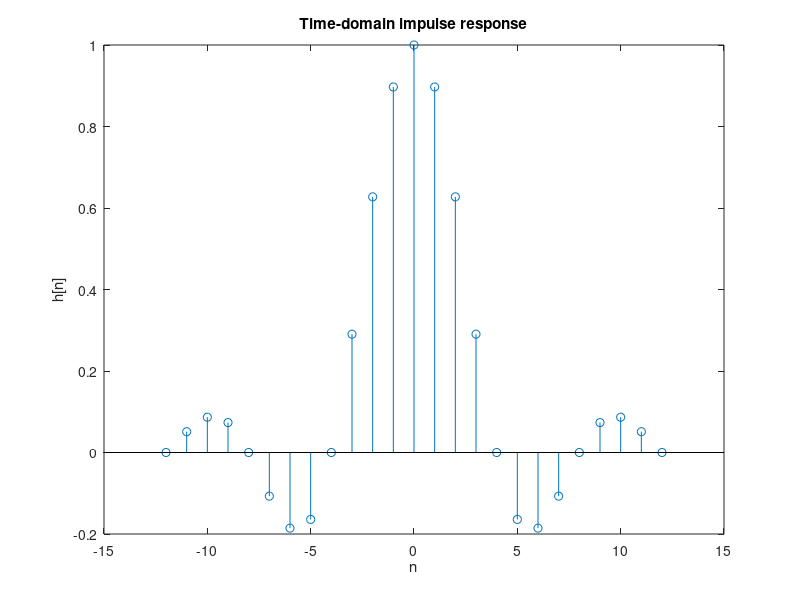

Recreate this plot in MATLAB. (Note: this script raises an error after producing the figure.)
clear; clc;
%%  Q1
% Paramater
T = 1;
Ts = T/4;
beta = 0.25;
h_n = zeros( 1, 25 );
% Impulse response
for n = 1:length(h_n)
    t = ((n-13)*Ts);
    if t == T/(2*beta) || t == -T/(2*beta)
        h_n(n) = pi/(4*T) * sinc(1/(2*beta));
    else
        h_n(n) = (1/T) * sinc(t/T)*cos((pi*beta*t/T))/(1-(2*beta*t/T)^2);
    end
end
figure(1)
x_axis = -12:1:12;
stem( x_axis, h_n )   % time-domain
title('Time-domain impulse response')
xlabel('n'), ylabel('h[n]')
% Draw the magnitude and phase response of the frequency-domain
fvtool(h_n);
close all;

%% Q2
% Time-domain
n=0:100;
x_n = 1/2 * (sin(2.*pi.*n./32) + sin(2.*pi.*n./4) + cos(2.*pi.*n./16));
% Frequency-domain
X = fft(x_n);
X_sh = fftshift(X);
% Magnitude
X_amp = 20*log10(abs(X_sh));

% Initialization
REGISLEN = length(h_n) - 1;
register = zeros( 1, REGISLEN );
x_pd = zeros( 1, length(x_n)+REGISLEN );
y = zeros( 1, length(x_pd) );

x_pd( 1, 1:length(x_n) ) = x_n;
% Time-domain output(direct form)
for i = 1 : length(x_pd)
   y(i) = x_pd( i )*h_n(1) + sum(register(1:24).*h_n( 2:25 ));
   register( 2:24 ) = register( 1:23 ); 
   register( 1 ) = x_pd( i );
end

% Frequency-domain output
Y = fft(y);
Y_sh = fftshift(Y);
% Magnitude
Y_amp = 20*log10(abs(Y_sh));

% Draw the input signal in time-domain
figure(4)
stem(x_n)
title('Signal input in time-domain')
xlabel('n'), ylabel('x[n]')
% Draw the magnitude and phase response of frequency-domaun
fvtool(x_n); % Input signal
fvtool(y);   % Output signal
% Draw the output signal in time-domain
figure(6)
stem(y)
title('Signal output in time-domain')
xlabel('n'), ylabel('y[n]')
close all;

%% Q3 %%%%%%%%%%%%%%
%% function
% quantization
quantizer = @(word_len, int_part, x)  floor(x * 2^(word_len-int_part)) / 2^(word_len-int_part);

% Initialization
register = zeros(1,REGISLEN);
x_pd = zeros( 1, length(x_n)+REGISLEN );
y_n = zeros( 1, length(x_pd) );

% Direct form
directForm = @(x, h_n, register, word_len, int_part)  quantizer(word_len, int_part, x*h_n(1)) + sum( quantizer( word_len, int_part, register.*h_n( 2:25 )) );
x_pd( 1, 1:length(x_n) ) = x_n;
for i = 1: 125
    x_input =  x_pd(i);
    % get y
    y_n(i) = directForm( x_input, h_n, register, 32, 8);

    % update shift register
    register( 2:24 ) = register( 1:23 );
    register( 1 ) = x_input;
end
%%
% Initialization
WLMAX = 25;
WLINT = 2;
REGISLEN = length(h_n) - 1;
wl_arr = WLINT : WLMAX;
x_pd = [ x_n zeros(1, REGISLEN)];
%% Q3-a
register = zeros(1,REGISLEN);
y_n = zeros(1 , length(x_pd));   % initial y[n]
trunction_err = zeros(1 , WLMAX-WLINT+1);   % initial trunction error array

Q3_x = [];

% Input signal trunction error test
for j = wl_arr
    for i = 1:length(x_pd)
        x_input = quantizer( j, WLINT, x_pd(i));
        Q3_x = [Q3_x x_input];
        % get y
        y_n(i) = directForm( x_input, h_n, register, 32, 8);

        % update shift register
        register( 2:24 ) = register( 1:23 );
        register( 1 ) = x_input;
    end
    trunction_err( j-1 ) = sum(abs(y - y_n)) / length(y);
end
figure(8)
title('Output error versus input word-length')
xlabel('Input word-length')
ylabel('Output error')
plot( wl_arr, log2(trunction_err), 'b-' )
hold on
plot( wl_arr, -12, 'ro' )
hold off
close all;
%% Q3-b
register = zeros(1,REGISLEN);
y_n = zeros(1 , length(x_pd));   % initial y[n]
trunction_err = zeros(1 , WLMAX-WLINT+1);   % initial trunction error array
% Coefficient of FIR trunction error test

register = zeros(1,REGISLEN);
y_n = zeros(1 , length(x_pd));   % initial y[n]
trunction_err = zeros(1 , WLMAX-WLINT+1);   % initial trunction error array

for j = wl_arr
    h_n_q = quantizer(j, WLINT, h_n); 
    for i = 1:length(x_pd)
        x_input = quantizer( 17, WLINT, x_pd(i) );
        
        % get y
        y_n(i) = directForm( x_input, h_n_q, register, 32, 8 );

        % update shift register
        register( 2:24 ) = register( 1:23 );
        register( 1 ) = x_input;
    end
    trunction_err( j-1 ) = sum(abs(y - y_n)) / length(y);
end
figure(9)
title('Output error versus coefficient word-length')
xlabel('Coefficient word-length')
ylabel('Output error')
hold on
plot( wl_arr, log2(trunction_err), 'b-')
plot( wl_arr, -12, 'ro')
hold off
close all;


%% Q3-c
% Multiplication trunction error test
h_n_q = quantizer(17, WLINT, h_n);
for j = wl_arr
    for i = 1:length(x_pd)
        x_input = quantizer( 17, WLINT, x_pd(i) );
        
        % get y
        y_n(i) = directForm( x_input, h_n_q, register, j, WLINT );

        % update shift register
        register( 2:24 ) = register( 1:23 );
        register( 1 ) = x_input;
    end
    trunction_err( j-1 ) = sum(abs(y - y_n)) / length(y);
end
figure(10)
title('Output error versus word-length afrer multiplication')
xlabel('Word-length after multiplication')
ylabel('Output error')
hold on
plot(wl_arr, log2(trunction_err), 'b-')
plot(wl_arr, -12, 'ro')
hold off
fvtool(h_n_q)
close all;
%% Q3-d
% Addition trunction error test
h_n_q = quantizer(17, WLINT, h_n);

for j = wl_arr
    for i = 1:length(x_pd)
        x_input = quantizer( 17, WLINT, x_pd(i) );
        
        % get y
        s = quantizer(20, WLINT, x_input * h_n_q(1));
        for k = 2:REGISLEN
            s = quantizer(j, WLINT, s + quantizer(20, WLINT, register(k-1)*h_n_q(k)));
        end
        y_n(i) = s;
        
        % update shift register
        register( 2:24 ) = register( 1:23 );
        register( 1 ) = x_input;
    end
    trunction_err( j-1 ) = sum(abs(y - y_n)) / length(y);
end
figure(11)
title('Output error versus word-length afrer addition')
xlabel('Word-length after addition')
ylabel('Output error')
hold on
plot(wl_arr, log2(trunction_err), 'b-')
plot(wl_arr, -12, 'ro')
hold off
close all;

%% Q4 %%%%%%%%%%%%%%
% quantization function
quantizer = @(word_len, int_part, x)  floor(x * 2^(word_len - int_part)) / 2^(word_len - int_part);

% Initialization
register = zeros(1,REGISLEN);
y_trans = zeros(1 , length(x_pd));   % initial y[n]

% Transposed form
for i = 1:length(x_pd)
    x_input = x_pd(i);
    
    % get y
    y_trans(i) = register(end) + x_input*h_n(1);    
    if i ~= length(x_pd)
        for k = 1:REGISLEN-1
            register(REGISLEN-k+1) = register(REGISLEN-k) + x_input*h_n(k + 1);
        end
        register(1) = x_input*h_n(end);
    end    
end
close all;
%% Q4-a
% Initialization
register = zeros(1,REGISLEN);
y_n = zeros(1 , length(x_pd));   % initial y[n]
trunction_err = zeros(1 , WLMAX-WLINT+1);   % initial trunction error array

% Input signal trunction error test
for j = wl_arr
    for i = 1:length(x_pd)
        x_input = quantizer(j, WLINT, x_pd(i));

        % get y
        y_n(i) = register(end) + x_input*h_n(1);    
        if i ~= length(x_pd)
            for k = 1:REGISLEN-1
                register(REGISLEN-k+1) = register(REGISLEN-k) + x_input*h_n(k + 1);
            end
            register(1) = x_input*h_n(end);
        end    
    end 
    trunction_err( j-1 ) = sum(abs(y_trans - y_n)) / length(y_trans);
end
figure(12)
title('Output error versus input word-length')
xlabel('Input word-length')
ylabel('Output error')
hold on
plot( wl_arr, log2(trunction_err), 'b-' )
plot( wl_arr, -14, 'ro' )
hold off
close all;


%% Q4-b
% Initialization
register = zeros(1,REGISLEN);
y_n = zeros(1 , length(x_pd));   % initial y[n]
trunction_err = zeros(1 , WLMAX-WLINT+1);   % initial trunction error array

% Coefficient of FIR trunction error test
for j = wl_arr
    h_n_q = quantizer(j, WLINT, h_n);
    for i = 1:length(x_pd)
        x_input = quantizer(19, WLINT, x_pd(i));

        % get y
        y_n(i) = register(end) + x_input*h_n_q(1);    
        if i ~= length(x_pd)
            for k = 1:REGISLEN-1
                register(REGISLEN-k+1) = register(REGISLEN-k) + x_input*h_n_q(k + 1);
            end
            register(1) = x_input*h_n_q(end);
        end    
    end 
    trunction_err( j-1 ) = sum(abs(y_trans - y_n)) / length(y_trans);
end
figure(13)
title('Output error versus coefficient word-length')
xlabel('Coefficient word-length')
ylabel('Output error')
hold on
plot( wl_arr, log2(trunction_err), 'b-')
plot( wl_arr, -14, 'ro')
hold off
close all;
%% Q4-c
% Initialization
register = zeros(1,REGISLEN);
y_n = zeros(1 , length(x_pd));   % initial y[n]
trunction_err = zeros(1 , WLMAX-WLINT+1);   % initial trunction error array

% Multiplication trunction error test
for j = wl_arr
    h_n_q = quantizer(18, WLINT, h_n);
    for i = 1:length(x_pd)
        x_input = quantizer(19, WLINT, x_pd(i));

        % get y
        y_n(i) = register(end) + quantizer(j, WLINT, x_input*h_n_q(1));    
        if i ~= length(x_pd)
            for k = 1:REGISLEN-1
                register(REGISLEN-k+1) = register(REGISLEN-k) + quantizer(j, WLINT, x_input*h_n_q(k + 1));
            end
            register(1) = quantizer(j, WLINT, x_input*h_n_q(end));
        end    
    end 
    trunction_err( j-1 ) = sum(abs(y_trans - y_n)) / length(y_trans);
end
figure(14)
title('Output error versus word-length afrer multiplication')
xlabel('Word-length after multiplication')
ylabel('Output error')
hold on
plot(wl_arr, log2(trunction_err), 'b-')
plot(wl_arr, -14, 'ro')
hold off
fvtool(h_n_q)
close all;
%% Q4-d
% Initialization
register = zeros(1,REGISLEN);
y_n = zeros(1 , length(x_pd));   % initial y[n]
trunction_err = zeros(1 , WLMAX-WLINT+1);   % initial trunction error array

% Addition trunction error test
for j = wl_arr
    h_n_q = quantizer(18, WLINT, h_n);
    for i = 1:length(x_pd)
        x_input = quantizer(19, WLINT, x_pd(i));

        % get y
        y_n(i) = quantizer(j, WLINT, register(end) + quantizer(22, WLINT, x_input*h_n_q(1)));    
        if i ~= length(x_pd)
            for k = 1:REGISLEN-1
                register(REGISLEN-k+1) = quantizer(j, WLINT, register(REGISLEN-k) + quantizer(22, WLINT, x_input*h_n_q(k + 1)));
            end
            register(1) = quantizer( 22, WLINT, x_input*h_n_q(end) );
        end    
    end
    trunction_err( j-1 ) = sum(abs(y_trans - y_n)) / length(y_trans);
end
figure(15)
title('Output error versus word-length afrer addition')
xlabel('Word-length after addition')
ylabel('Output error')
hold on
plot(wl_arr, log2(trunction_err), 'b-')
plot(wl_arr, -14, 'ro')
hold off
close all;


%% Write data(direct form)
x = floor(x_pd*2^(17-2));
h = floor(h_n*2^(17-2));
fid = fopen('input_x.txt', 'w');
fprintf(fid, "%d\n", x);
fid = fopen('h.txt', 'w');
fprintf(fid, "%d\n", h);
fclose(fid);

%% Read data
C = zeros(1,125);
C( 1, :) = textread('D:\graduate_ncu\DCCD_lab\lab_3\Q6\Q6.sim\sim_1\behav\xsim\output_y.txt', '%n');
direct_y_verilog = C(1,:)/2^17;
direct_trunction_err_verilog = log2(sum(abs(y - direct_y_verilog))/length(y));
stem(direct_trunction_err_verilog)
title('Average error')
% xlabel('')
ylabel('Average error(log2)')
%% Write data(transposed form)
x_trans = floor(x_pd*2^(19-2));
h_trans = floor(h_n*2^(18-2));
fid = fopen('trans_input_x.txt', 'w');
fprintf(fid, "%d\n", x_trans);
fid = fopen('trans_h.txt', 'w');
fprintf(fid, "%d\n", h_trans);
fclose(fid);

%% Read data
D = zeros(1,125);
D( 1, :) = textread('D:\graduate_ncu\DCCD_lab\lab_3\Q7\Q7.sim\sim_1\behav\xsim\output_y.txt', '%n');
trans_y_verilog = D(1,:)/2^17;
trans_trunction_err_verilog = log2(sum(abs(y - trans_y_verilog))/length(y));
stem(trans_trunction_err_verilog)
title('Average error')
% xlabel('')
ylabel('Average error(log2)')


%% Transposed form
% % quantization function
% quantizer = @(word_len, int_part, x)  floor(x * 2^(word_len - int_part)) / 2^(word_len - int_part);
% 
% % Initialization
% register = zeros(1,REGISLEN);
% y_trans = zeros(1 , length(x_pd));   % initial y[n]
% trunction_err = zeros(1 , WLMAX-WLINT+1);   % initial trunction error array
% register_ex = zeros(1,REGISLEN);
%
% for i = 1:length(x_pd)
%     x_input =  x_pd(i);
%     % update shift register
%     register( 1:23 ) = register( 2:24 );
%     register( 24 ) = x_input;
% 
%     % get y
%     s =  0;
%     for k = 1:REGISLEN %2:24
%         s = s +  register(REGISLEN - k + 1)*h_n(k);
%     end
%     y_trans(i) = s;
% end
%         
%%
% z = zeros(length(h_n)-1);
%
% y(1) = z(24) + x(1)*h(1);
% z( 24 ) =  z(23) + x(1)*h(1);
% z( 23 ) = z(22) + x(1)*h(2);
% z( 22 ) = z(21) + x(1)*h(3);
%     .
%     .
%     .
% z( 2 ) = z(1) + x(1)*h(24);
% z( 1 ) = x(1)*h(25) + x(1)/h(24) + x(1)*h(23) + ...;











